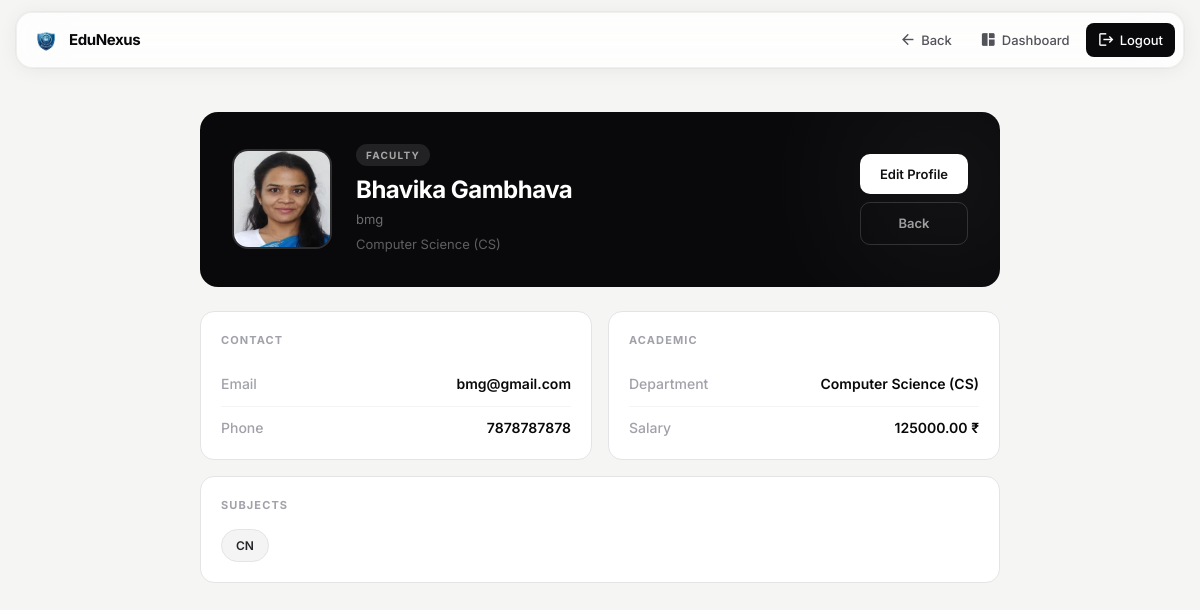
Screenshot of /faculty_app/profile/ (signed in) with the database file from the repository.
### admin_app/models.py (models this page shows, shortened)
class Faculty(models.Model):
    STATUS_CHOICES = [
        ('active', 'Active'),
        ('inactive', 'Inactive'),
    ]
    user = models.OneToOneField(CustomUser, on_delete=models.CASCADE, related_name='faculty_profile')
    name = models.CharField(max_length=200)
    email = models.EmailField()
    phone = models.CharField(max_length=15, blank=True, null=True)
    department = models.ForeignKey(Department, on_delete=models.PROTECT, related_name='faculties', null=True, blank=True)
    specialization = models.CharField(max_length=200, blank=True, null=True)
    subjects = models.ManyToManyField(Subject, blank=True, related_name='qualified_faculties')
    salary = models.DecimalField(max_digits=10, decimal_places=2, default=0)
    image = models.ImageField(upload_to='faculty_photos/', default='default_faculty.jpg')
    status = models.CharField(max_length=20, choices=STATUS_CHOICES, default='active')
    created_at = models.DateTimeField(auto_now_add=True)
    updated_at = models.DateTimeField(auto_now=True)
    class Meta:
        ordering = ['name']

class Department(models.Model):
    name = models.CharField(max_length=200, unique=True)  # e.g., "Faculty of Technology"
    code = models.CharField(max_length=10, unique=True)   # e.g., "FoT"
    head = models.ForeignKey('Faculty', on_delete=models.SET_NULL, null=True, blank=True, related_name='headed_departments')
    created_at = models.DateTimeField(auto_now_add=True)
    class Meta:
        ordering = ['name']
    def __str__(self):
        return f"{self.name} ({self.code})"

class Subject(models.Model):
    code = models.CharField(max_length=20, unique=True)   # e.g., "23CE610"
    name = models.CharField(max_length=200, unique=True)  # e.g., "ADVANCED COMPUTER ARCHITECTURE"
    credits = models.IntegerField(default=4)
    semester = models.IntegerField(choices=[(i, f"Semester {i}") for i in range(1, 9)])
    is_elective = models.BooleanField(default=False)
    department = models.ForeignKey(Department, on_delete=models.PROTECT, related_name='subjects')
    syllabus_url = models.URLField(blank=True, null=True)
    created_at = models.DateTimeField(auto_now_add=True)
    class Meta:
        ordering = ['semester', 'code']
        unique_together = ['code', 'department']

### registration/models.py (models this page shows)
class CustomUser(AbstractUser):
    ROLE_CHOICES = [
        ("student", "Student"),
        ("faculty", "Faculty"),
        ("admin", "Admin"),
    ]
    role = models.CharField(max_length=10, choices=ROLE_CHOICES, default="student")

### faculty_app/views.py (the view)
# urls.py: path("profile/", views.profile, name="profile"),
@faculty_required
def profile(request):
    faculty = Faculty.objects.get(user=request.user)
    return render(request, "profile.html", {"obj": faculty})

### faculty_app/views.py (called while the page is built)
def faculty_required(view_func):
    @wraps(view_func)
    def wrapper(request, *args, **kwargs):
        if not request.user.is_authenticated:
            return redirect("registration:login")  # Redirect unauthenticated users to login page
        if request.user.role == "faculty":
            return view_func(request, *args, **kwargs)
        logout(request)  # Log out unauthorized users
        return redirect("registration:login")  # Redirect unauthorized users
    return wrapper

### project1/context_processors.py (called while the page is built)
def session_timeout(request):
    return {
        'SESSION_TIMEOUT_SECONDS': getattr(settings, 'SESSION_COOKIE_AGE', 1800),
    }

### templates/profile.html (shortened to what this page needs)
{% extends "layout.html" %}
{% block container %}
<div class="pf">
    <div class="pf-hero">
        <div class="pf-hero-card">
            <div class="pf-avatar-wrap">
                <img src="{{ obj.image.url }}" alt="avatar" class="pf-avatar" width="100" height="100">
            </div>
            <div class="pf-hero-body">
                <span class="pf-role">{{ obj.user.role|title }}</span>
                <h1 class="pf-name">{{ obj.name }}</h1>
                <p class="pf-id">{{ obj.user.username }}</p>
                {% if obj.user.role == "faculty" %}
                    <p class="pf-meta">{{ obj.department|default:"—" }}</p>
                {% else %}
                    <p class="pf-meta">{% if obj.degree_program %}{{ obj.degree_program.name }}{% else %}—{% endif %}</p>
                {% endif %}
            </div>
            <div class="pf-hero-actions">
                {% if obj.user.role == "faculty" %}
                    <a href="{% url 'faculty_app:edit_profile' %}" class="pf-btn pf-btn--dark">Edit Profile</a>
                    <a href="{% url 'faculty_app:faculty_dashboard' %}" class="pf-btn pf-btn--ghost">Back</a>
                {% else %}
                    <a href="{% url 'student_app:edit_profile' %}" class="pf-btn pf-btn--dark">Edit Profile</a>
                    <a href="{% url 'student_app:student_dashboard' %}" class="pf-btn pf-btn--ghost">Back</a>
                {% endif %}
            </div>
        </div>
    </div>
    <div class="pf-grid">
        <div class="pf-card">
            <div class="pf-card-head">Contact</div>
            <div class="pf-row">
                <span class="pf-label">Email</span>
                <span class="pf-value">{{ obj.user.email }}</span>
            </div>
            <div class="pf-row">
                <span class="pf-label">Phone</span>
                <span class="pf-value">{{ obj.phone|default:"—" }}</span>
            </div>
        </div>
        <div class="pf-card">
            <div class="pf-card-head">Academic</div>
            {% if obj.user.role == "faculty" %}
            <div class="pf-row">
                <span class="pf-label">Department</span>
                <span class="pf-value">{{ obj.department|default:"—" }}</span>
            </div>
            <div class="pf-row">
                <span class="pf-label">Salary</span>
                <span class="pf-value">{{ obj.salary }} ₹</span>
            </div>
            {% endif %}
        </div>
        {% if obj.user.role == "faculty" %}
        <div class="pf-card pf-card--full">
            <div class="pf-card-head">Subjects</div>
            <div class="pf-chips">
                {% for sub in obj.subjects.all %}
                    <span class="pf-chip">{{ sub.name }}</span>
                {% empty %}
                    <span class="pf-empty">No subjects assigned</span>
                {% endfor %}
            </div>
        </div>
        {% endif %}
    </div>
</div>
{% endblock %}

### rows the page displays
Faculty: image (picture), user.role "FACULTY", name "Bhavika Gambhava", user.username "bmg", department "Computer Science (CS)", user.email "bmg@gmail.com", phone "7878787878", salary "125000.00"
Subject: name "CN"
